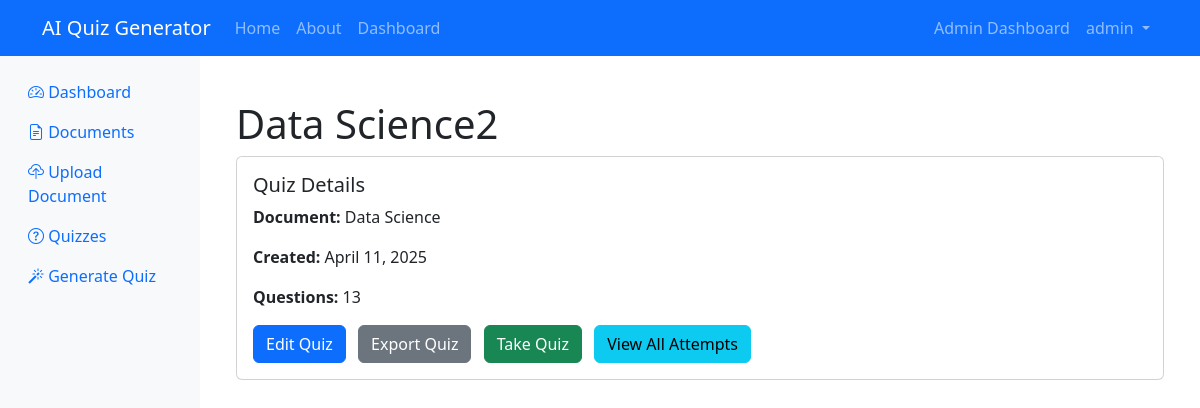
The page /quizzes/6/ (signed in) on the database its author committed.
### quizzes/models.py (models this page shows, shortened)
class Quiz(models.Model):
    title = models.CharField(max_length=255)
    document = models.ForeignKey(Document, on_delete=models.CASCADE, related_name='quizzes')
    created_by = models.ForeignKey(User, on_delete=models.CASCADE)
    created_at = models.DateTimeField(auto_now_add=True)

### documents/models.py (models this page shows, shortened)
class Document(models.Model):
    title = models.CharField(max_length=255)
    file = models.FileField(upload_to='documents/')
    content = models.TextField(blank=True)  # Extracted content
    uploaded_by = models.ForeignKey(User, on_delete=models.CASCADE)
    uploaded_at = models.DateTimeField(auto_now_add=True)

### quizzes/views.py (the view)
# urls.py: path('<int:pk>/', views.quiz_detail, name='quiz_detail'),
@login_required
def quiz_detail(request, pk):
    quiz = get_object_or_404(Quiz, pk=pk)
    user_attempts = QuizAttempt.objects.filter(quiz=quiz, user=request.user).order_by('-started_at')
    return render(request, 'quizzes/quiz_detail.html', {
        'quiz': quiz,
        'user_attempts': user_attempts
    })

### templates/quizzes/quiz_detail.html (shortened to what this page needs)
{% extends 'base.html' %}
{% block content %}
<div class="container mt-4">
    <h1>{{ quiz.title }}</h1>
    <div class="card mb-4">
        <div class="card-body">
            <h5 class="card-title">Quiz Details</h5>
            <p><strong>Document:</strong> {{ quiz.document.title }}</p>
            <p><strong>Created:</strong> {{ quiz.created_at|date:"F j, Y" }}</p>
            <p><strong>Questions:</strong> {{ quiz.questions.count }}</p>
            <div class="mt-3">
                <a href="{% url 'edit_quiz' pk=quiz.pk %}" class="btn btn-primary me-2">Edit Quiz</a>
                <a href="{% url 'export_quiz' pk=quiz.pk %}" class="btn btn-secondary me-2">Export Quiz</a>
                <a href="{% url 'take_quiz' pk=quiz.pk %}" class="btn btn-success me-2">Take Quiz</a>
                <a href="{% url 'all_attempts' pk=quiz.pk %}" class="btn btn-info">View All Attempts</a>
            </div>
        </div>
    </div>
</div>
{% endblock %}

### templates/base.html (shortened to what this page needs)
<!DOCTYPE html>
<html lang="en">
<head>
    <link href="https://cdn.jsdelivr.net/npm/bootstrap@5.3.0/dist/css/bootstrap.min.css" rel="stylesheet">
    <link rel="stylesheet" href="https://cdn.jsdelivr.net/npm/bootstrap-icons@1.10.0/font/bootstrap-icons.css">
</head>
<body>
    <nav class="navbar navbar-expand-lg navbar-dark bg-primary">
        <div class="container">
            <a class="navbar-brand" href="{% url 'home' %}">AI Quiz Generator</a>
            <div class="collapse navbar-collapse" id="navbarNav">
                <ul class="navbar-nav me-auto">
                    <li class="nav-item">
                        <a class="nav-link" href="{% url 'home' %}">Home</a>
                    </li>
                    <li class="nav-item">
                        <a class="nav-link" href="{% url 'about' %}">About</a>
                    </li>
                    {% if user.is_authenticated %}
                    <li class="nav-item">
                        <a class="nav-link" href="{% url 'dashboard' %}">Dashboard</a>
                    </li>
                    {% endif %}
                </ul>
                <ul class="navbar-nav">
                    {% if user.is_authenticated %}
                        {% if user.is_staff %}
                        <li class="nav-item">
                            <a class="nav-link" href="{% url 'admin_dashboard' %}">Admin Dashboard</a>
                        </li>
                        {% endif %}
                        <li class="nav-item dropdown">
                            <a class="nav-link dropdown-toggle" href="#" id="userDropdown" role="button" data-bs-toggle="dropdown">
                                {{ user.username }}
                            </a>
                        </li>
                    {% endif %}
                </ul>
            </div>
        </div>
    </nav>
    <div class="container-fluid">
        <div class="row">
            {% if user.is_authenticated %}
            <div class="col-md-3 col-lg-2 d-md-block sidebar collapse">
                <div class="position-sticky pt-3">
                    <ul class="nav flex-column">
                        <li class="nav-item">
                            <a class="nav-link" href="{% url 'dashboard' %}">
                                <i class="bi bi-speedometer2"></i> Dashboard
                            </a>
                        </li>
                        <li class="nav-item">
                            <a class="nav-link" href="{% url 'document_list' %}">
                                <i class="bi bi-file-earmark-text"></i> Documents
                            </a>
                        </li>
                        <li class="nav-item">
                            <a class="nav-link" href="{% url 'upload_document' %}">
                                <i class="bi bi-cloud-upload"></i> Upload Document
                            </a>
                        </li>
                        <li class="nav-item">
                            <a class="nav-link" href="{% url 'quiz_list' %}">
                                <i class="bi bi-question-circle"></i> Quizzes
                            </a>
                        </li>
                        <li class="nav-item">
                            <a class="nav-link" href="{% url 'generate_quiz' %}">
                                <i class="bi bi-magic"></i> Generate Quiz
                            </a>
                        </li>
                    </ul>
                </div>
            </div>
            <main class="col-md-9 ms-sm-auto col-lg-10 px-md-4 content">
            {% else %}
            <main class="col-12 content">
            {% endif %}
                {% block content %}{% endblock %}
            </main>
        </div>
    </div>
</body>
</html>

### templates/base.html (style rules this page uses)
.sidebar { min-height: calc(100vh - 56px); background-color: #f8f9fa; }
.content { padding: 20px; }

### rows shown on the page
Quiz: title "Data Science2", document "Data Science", created_at "April 11, 2025", questions.count "13"

### other values the page prints
{{ user.username }} "admin"
